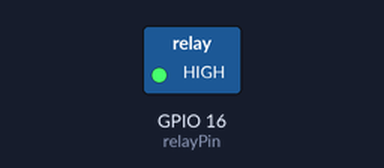
The sketch below on a simulated ESP32. On the bench: switched loads named in the sketch (green lamp = pin HIGH).

Above: at 2.5 s.
At 7.5 s:
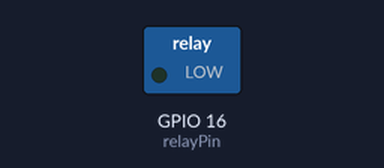
Timing chart, 0 to 13.0 s (numbered marks = the images above):
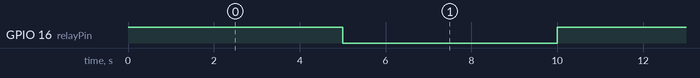

The sketch:

esp32_relay.ino
```cpp
int relayPin = 16;
void setup() {
  // put your setup code here, to run once:
  pinMode(relayPin,OUTPUT);

}

void loop() {
  // put your main code here, to run repeatedly:
  digitalWrite(relayPin,HIGH);
  delay(5000);
  digitalWrite(relayPin,LOW);
  delay(5000);

}
```

Measured:
- by itself, GPIO 16 (relayPin): alternates HIGH for 5.0 s and LOW for 5.0 s
